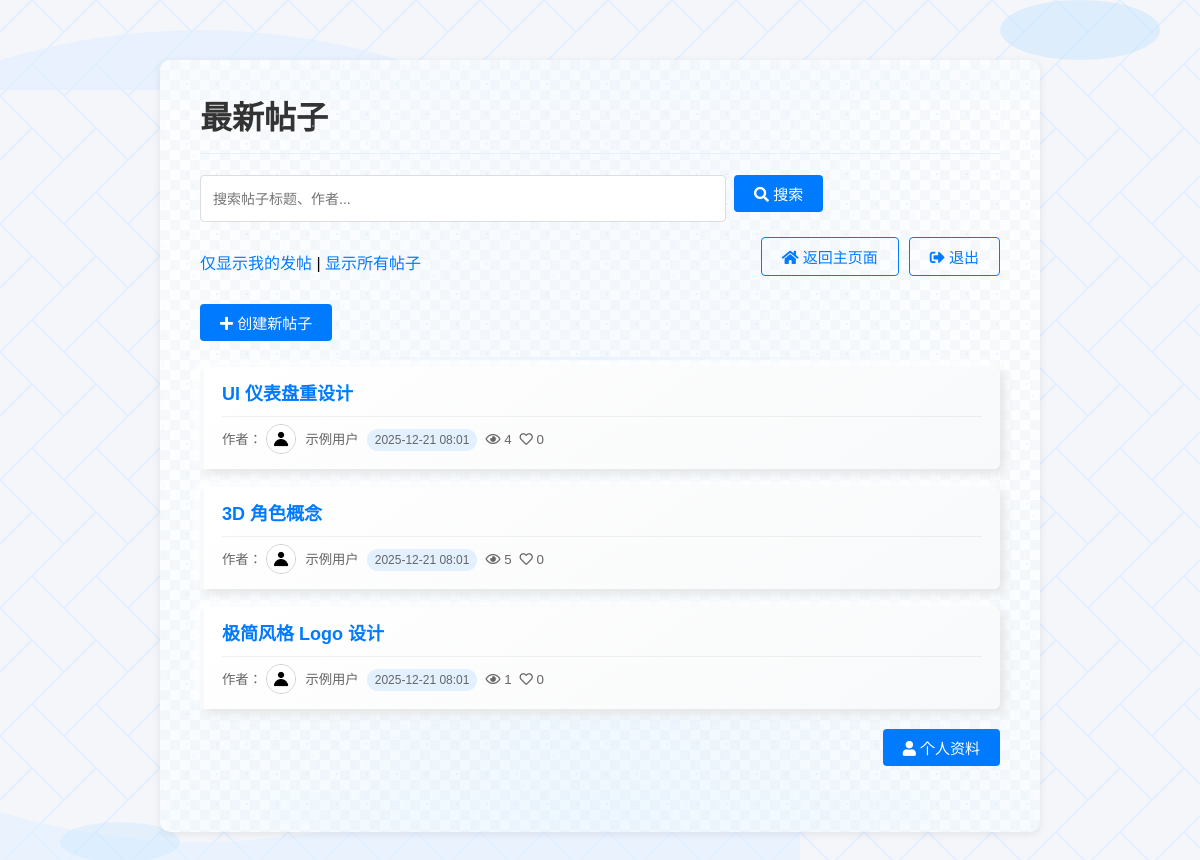
/ (signed in), run on the app's committed database.
### core/models.py (models this page shows, shortened)
class Blog(models.Model):
	author = models.ForeignKey(settings.AUTH_USER_MODEL, on_delete=models.CASCADE, related_name='blogs')
	title = models.CharField(max_length=100)
	content = models.TextField()
	created_at = models.DateTimeField(auto_now_add=True)
	updated_at = models.DateTimeField(auto_now=True)
	is_public = models.BooleanField(default=True)
	likes_count = models.IntegerField(default=0)
	views_count = models.IntegerField(default=0)
	is_approved = models.BooleanField(default=True)
	is_pinned = models.BooleanField(default=False)
	is_featured = models.BooleanField(default=False)

class User(AbstractUser):
	security_question = models.CharField(max_length=200, blank=False)
	security_answer_hash = models.CharField(max_length=128, blank=False)
	nickname = models.CharField(max_length=50, null=True, blank=True)
	has_set_nickname = models.BooleanField(default=False)
	avatar_path = models.CharField(max_length=255, default='default-avatar.jpg')
	created_at = models.DateTimeField(auto_now_add=True)
	is_admin = models.BooleanField(default=False)
	is_root_admin = models.BooleanField(default=False)

### core/views.py (the view)
# urls.py: path('', views.home, name='home'),
@login_required
def home(request):
    show_only_mine = request.GET.get('mine', 'false').lower() == 'true'
    qs = Blog.objects
    if not getattr(request.user, 'is_admin', False):
        qs = qs.filter(is_approved=True)
    if show_only_mine:
        blogs = qs.filter(author=request.user).order_by('-is_pinned', '-created_at')
    else:
        blogs = qs.filter(is_public=True).order_by('-is_pinned', '-created_at')
    return render(request, 'home.html', {'blogs': blogs, 'show_only_mine': show_only_mine})

### templates/home.html (shortened to what this page needs)
<!DOCTYPE html>
<html>
<head>
    <link rel="stylesheet" href="https://cdnjs.cloudflare.com/ajax/libs/font-awesome/5.15.4/css/all.min.css">
</head>
<body>
    <svg width="100%" height="90" style="position:absolute;top:0;left:0;z-index:-1;" xmlns="http://www.w3.org/2000/svg">
        <path d="M0,60 Q200,0 400,60 T800,60 V90 H0 Z" fill="#e3f0ff" opacity="0.7"/>
        <ellipse cx="90%" cy="30" rx="80" ry="30" fill="#c8e6ff" opacity="0.5"/>
    </svg>
    <div class="container">
        <div class="wave-decoration wave-top"></div>
        <h1>最新帖子</h1>
        <div class="search-container">
            <form method="get" action="{% url 'search' %}" class="search-form">
                <input type="text" name="query" placeholder="搜索帖子标题、作者..." class="search-input">
                <button type="submit" class="btn">
                    <i class="fas fa-search"></i> 搜索
                </button>
            </form>
        </div>
        <div class="top-bar">
            <div>
                <a href="{% url 'home' %}?mine=true">仅显示我的发帖</a> |
                <a href="{% url 'home' %}">显示所有帖子</a>
            </div>
            <div class="actions">
                <a href="http://localhost:3000/main" class="btn btn-outline" target="_blank" rel="noopener noreferrer">
                    <i class="fas fa-home"></i> 返回主页面
                </a>
                <a href="{% url 'logout' %}" class="btn btn-outline">
                    <i class="fas fa-sign-out-alt"></i> 退出
                </a>
            </div>
        </div>
        <a href="{% url 'create_blog' %}" class="btn">
            <i class="fas fa-plus"></i> 创建新帖子
        </a>
        <ul class="blog-list">
            {% for blog in blogs %}
                <li>
                    <a href="{% url 'blog_detail' blog_id=blog.id %}">
                        {{ blog.title }}
                    </a>
                    <div class="blog-meta">
                        <small>作者：
                            <img src="/media/{{ blog.author.avatar_path|default:'default-avatar.jpg' }}" alt="头像" class="avatar">
                            {% if blog.author.nickname %}{{ blog.author.nickname }}{% else %}{{ blog.author.username }}{% endif %}
                        </small>
                        <small class="timestamp">{{ blog.created_at|date:"Y-m-d H:i" }}</small>
                        <small><i class="far fa-eye"></i> {{ blog.views_count }}</small>
                        <small><i class="far fa-heart"></i> {{ blog.likes_count }}</small>
                    </div>
                </li>
            {% empty %}
                <li style="text-align: center; padding: 30px; color: #666;">
                    <i class="fas fa-file-alt" style="font-size: 40px; margin-bottom: 10px; color: #e3f0ff;"></i>
                    <p>暂无帖子内容</p>
                </li>
            {% endfor %}
        </ul>
        <p style="text-align:right; margin-top: 20px;">
            <a href="{% url 'user_profile' %}" class="btn">
                <i class="fas fa-user"></i> 个人资料
            </a>
        </p>
        <div class="wave-decoration wave-bottom"></div>
    </div>
</body>
</html>

### templates/home.html (style rules this page uses)
body { font-family: Arial, sans-serif; margin: 0; padding-top: 20px; background: linear-gradient(135deg, #f5f6fa 21px, #e3f0ff 22px, #e3f0ff 24px, transparent 24px, transparent 67px, #e3f0ff 67px, #e3f0ff 69px, transparent 69px), linear-gradient(225deg, #f5f6fa 21px, #e3f0ff 22px, #e3f0ff 24px, transparent 24px, transparent 67px, #e3f0ff 67px, #e3f0ff 69px, transparent 69px)0 64px; background-color: #f5f6fa; background-size: 64px 128px; }
.container { max-width: 800px; margin: 40px auto; background: #fff; border-radius: 10px; box-shadow: 0 2px 8px rgba(0,0,0,0.08); padding: 32px 40px 40px 40px; position: relative; z-index: 1; background-image: linear-gradient(45deg, #f8f9fa 25%, transparent 25%), linear-gradient(-45deg, #f8f9fa 25%, transparent 25%), linear-gradient(45deg, transparent 75%, #f8f9fa 75%), linear-gradient(-45deg, transparent 75%, #f8f9fa 75%); background-size: 20px 20px; background-position: 0 0, 0 10px, 10px -10px, -10px 0px; }
.container::before { content: ''; position: absolute; top: 0; left: 0; right: 0; height: 100%; background: radial-gradient(circle at 10% 20%, #e3f0ff 1px, transparent 1px), radial-gradient(circle at 90% 80%, #c8e6ff 1px, transparent 1px); background-size: 30px 30px; opacity: 0.3; z-index: 0; }
.container::after { content: ''; position: absolute; inset: 0; background: radial-gradient(circle at 50% 0%, #e3f0ff 0%, transparent 75%), radial-gradient(circle at 50% 100%, #c8e6ff 0%, transparent 75%); opacity: 0.3; z-index: -1; pointer-events: none; }
h1 { color: #333; margin-top: 0; padding-bottom: 15px; border-bottom: 1px solid #e3f0ff; }
a { color: #007BFF; text-decoration: none; }
.blog-list { list-style-type: none; padding: 0; position: relative; z-index: 2; }
.blog-list li { margin-bottom: 18px; background: linear-gradient(145deg, #ffffff, #f8f9fa); border-radius: 6px; padding: 14px 18px; box-shadow: 5px 5px 10px #e6e6e6, -5px -5px 10px #ffffff; line-height: 1.5; position: relative; transition: all 0.3s ease; border-left: 4px solid transparent; }
.blog-list li a { font-weight: bold; font-size: 18px; }
.blog-list::before { content: ''; position: absolute; top: -10px; left: 50%; transform: translateX(-50%); width: 80%; height: 3px; background: linear-gradient(90deg, transparent, #e3f0ff, transparent); }
.blog-meta { display: flex; align-items: center; gap: 8px; margin-top: 8px; padding-top: 8px; border-top: 1px solid rgba(0,0,0,0.05); }
.timestamp { background: #e3f0ff; padding: 2px 8px; border-radius: 12px; font-size: 12px; }
.blog-list li small { color: #666; }
.btn { display: inline-block; padding: 8px 20px; background-color: #007BFF; color: white; border: none; border-radius: 4px; cursor: pointer; text-decoration: none; font-size: 15px; margin-bottom: 10px; transition: background 0.2s, transform 0.2s; position: relative; z-index: 2; }
.btn-outline { background-color: transparent; border: 1px solid #007BFF; color: #007BFF; }
.avatar { width: 28px; height: 28px; border-radius: 50%; vertical-align: middle; border: 1px solid #ccc; margin-right: 6px; position: relative; top: -1px; }
.top-bar { margin-bottom: 18px; position: relative; z-index: 2; display: flex; justify-content: space-between; align-items: center; flex-wrap: wrap; gap: 10px; }
.search-container { margin: 15px 0; position: relative; z-index: 2; }
.search-form { display: flex; gap: 8px; }
.search-input { flex: 1; padding: 8px 12px; border: 1px solid #ddd; border-radius: 4px; font-size: 14px; max-width: 500px; }
.actions { display: flex; gap: 10px; align-items: center; }
.wave-decoration { position: absolute; left: 0; right: 0; height: 40px; background: #e3f0ff; opacity: 0.1; clip-path: polygon( 0% 0%, 100% 0%, 100% 100%, 90% 80%, 80% 90%, 70% 80%, 60% 90%, 50% 80%, 40% 90%, 30% 80%, 20% 90%, 10% 80%, 0% 100% ); }
.wave-top { top: 0; transform: rotate(180deg); }
.wave-bottom { bottom: 0; }

### data on the page
Blog: title "UI 仪表盘重设计", author.avatar_path (placeholder picture), author.nickname "示例用户", created_at "2025-12-21 08:01", views_count "4", likes_count "0"
Blog: title "3D 角色概念", author.avatar_path (placeholder picture), author.nickname "示例用户", created_at "2025-12-21 08:01", views_count "5", likes_count "0"
Blog: title "极简风格 Logo 设计", author.avatar_path (placeholder picture), author.nickname "示例用户", created_at "2025-12-21 08:01", views_count "1", likes_count "0"
